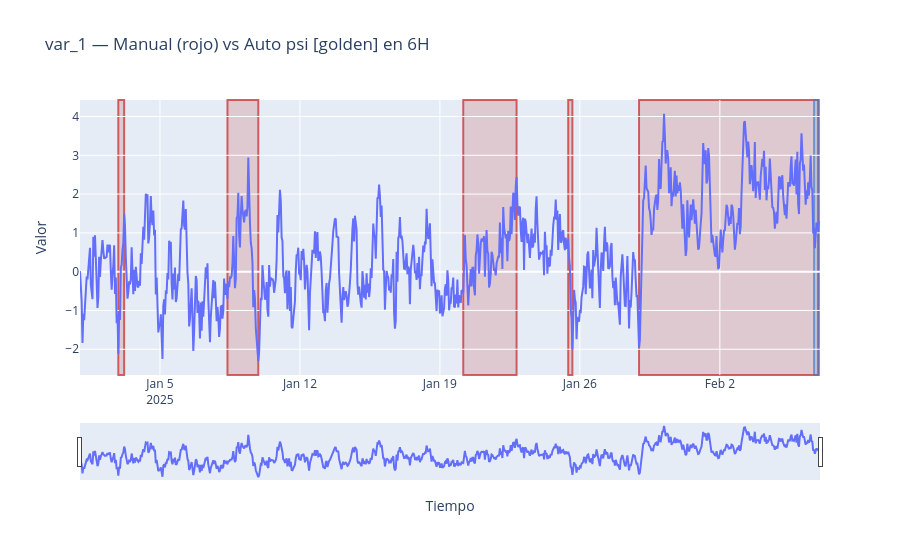
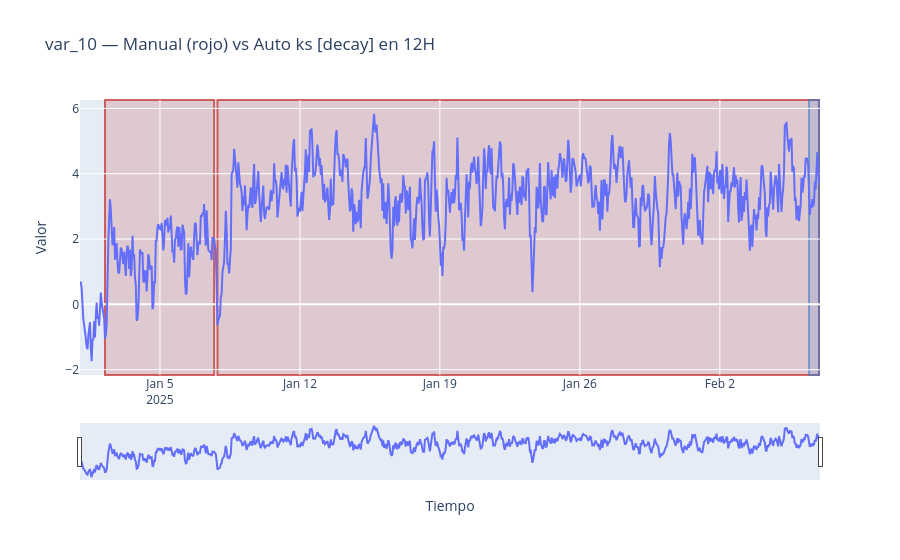

Here is the notebook cell these charts were saved with, in order:
### Code cell
def plot_window(var: str, strategy="golden", metric="psi", window="6H"):
    s = df[var]
    win_end = t_max
    win_start = win_end - pd.to_timedelta(window)

    # ¿Detectó auto?
    auto_on = False
    row = detailed_df[(detailed_df["variable"]==var) &
                      (detailed_df["strategy"]==strategy) &
                      (detailed_df["metric"]==metric) &
                      (detailed_df["window"]==window)]
    if not row.empty:
        auto_on = bool(row["auto_drift"].iloc[0])

    fig = go.Figure()
    fig.add_scatter(x=s.index, y=s.values, mode="lines", name=var)

    # Bandas manuales
    for _,r in intervals[intervals["column"]==var].iterrows():
        x0 = max(r["episode_start"], df.index.min())
        x1 = min(r["episode_end"],   df.index.max())
        if x1 > x0:
            fig.add_shape(type="rect", xref="x", yref="paper",
                          x0=x0, x1=x1, y0=0, y1=1,
                          fillcolor="rgba(200,60,60,0.20)", line=dict(color="rgba(200,60,60,0.8)"),
                          layer="below")

    # Banda auto (azul) en la ventana actual si detectó
    if auto_on:
        fig.add_shape(type="rect", xref="x", yref="paper",
                      x0=win_start, x1=win_end, y0=0, y1=1,
                      fillcolor="rgba(60,120,200,0.18)", line=dict(color="rgba(60,120,200,0.6)"),
                      layer="below")

    fig.update_layout(
        title=f"{var} — Manual (rojo) vs Auto {metric} [{strategy}] en {window}",
        xaxis=dict(title="Tiempo", rangeslider=dict(visible=True)),
        yaxis=dict(title="Valor")
    )
    fig.show()

# Ejemplos:
plot_window("var_1", strategy="golden", metric="psi", window="6H")
plot_window("var_10", strategy="decay",  metric="ks",  window="12H")

### Figure 1 — Plotly figure (JSON) as saved in the notebook; plotly's stock layout.template omitted (floating-point values rounded to 4 significant figures; data arrays with more than 128 entries replaced by an {"elided": "..."} marker saying what was removed)
{"data": [{"mode": "lines", "name": "var_1", "type": "scatter", "x": {"elided": "888 str values"}, "y": {"elided": "888 float values"}}], "layout": {"shapes": [{"fillcolor": "rgba(200,60,60,0.20)", "layer": "below", "line": {"color": "rgba(200,60,60,0.8)"}, "type": "rect", "x0": "2025-01-02T22:00:00", "x1": "2025-01-03T05:00:00", "xref": "x", "y0": 0, "y1": 1, "yref": "paper"}, {"fillcolor": "rgba(200,60,60,0.20)", "layer": "below", "line": {"color": "rgba(200,60,60,0.8)"}, "type": "rect", "x0": "2025-01-08T09:00:00", "x1": "2025-01-09T22:00:00", "xref": "x", "y0": 0, "y1": 1, "yref": "paper"}, {"fillcolor": "rgba(200,60,60,0.20)", "layer": "below", "line": {"color": "rgba(200,60,60,0.8)"}, "type": "rect", "x0": "2025-01-20T04:00:00", "x1": "2025-01-22T20:00:00", "xref": "x", "y0": 0, "y1": 1, "yref": "paper"}, {"fillcolor": "rgba(200,60,60,0.20)", "layer": "below", "line": {"color": "rgba(200,60,60,0.8)"}, "type": "rect", "x0": "2025-01-25T10:00:00", "x1": "2025-01-25T15:00:00", "xref": "x", "y0": 0, "y1": 1, "yref": "paper"}, {"fillcolor": "rgba(200,60,60,0.20)", "layer": "below", "line": {"color": "rgba(200,60,60,0.8)"}, "type": "rect", "x0": "2025-01-28T23:00:00", "x1": "2025-02-06T22:00:00", "xref": "x", "y0": 0, "y1": 1, "yref": "paper"}, {"fillcolor": "rgba(60,120,200,0.18)", "layer": "below", "line": {"color": "rgba(60,120,200,0.6)"}, "type": "rect", "x0": "2025-02-06T17:00:00", "x1": "2025-02-06T23:00:00", "xref": "x", "y0": 0, "y1": 1, "yref": "paper"}], "title": {"text": "var_1 — Manual (rojo) vs Auto psi [golden] en 6H"}, "xaxis": {"rangeslider": {"visible": true}, "title": {"text": "Tiempo"}}, "yaxis": {"title": {"text": "Valor"}}}}

### Figure 2 — Plotly figure (JSON) as saved in the notebook; plotly's stock layout.template omitted (floating-point values rounded to 4 significant figures; data arrays with more than 128 entries replaced by an {"elided": "..."} marker saying what was removed)
{"data": [{"mode": "lines", "name": "var_10", "type": "scatter", "x": {"elided": "888 str values"}, "y": {"elided": "888 float values"}}], "layout": {"shapes": [{"fillcolor": "rgba(200,60,60,0.20)", "layer": "below", "line": {"color": "rgba(200,60,60,0.8)"}, "type": "rect", "x0": "2025-01-02T06:00:00", "x1": "2025-01-07T17:00:00", "xref": "x", "y0": 0, "y1": 1, "yref": "paper"}, {"fillcolor": "rgba(200,60,60,0.20)", "layer": "below", "line": {"color": "rgba(200,60,60,0.8)"}, "type": "rect", "x0": "2025-01-07T21:00:00", "x1": "2025-02-06T23:00:00", "xref": "x", "y0": 0, "y1": 1, "yref": "paper"}, {"fillcolor": "rgba(60,120,200,0.18)", "layer": "below", "line": {"color": "rgba(60,120,200,0.6)"}, "type": "rect", "x0": "2025-02-06T11:00:00", "x1": "2025-02-06T23:00:00", "xref": "x", "y0": 0, "y1": 1, "yref": "paper"}], "title": {"text": "var_10 — Manual (rojo) vs Auto ks [decay] en 12H"}, "xaxis": {"rangeslider": {"visible": true}, "title": {"text": "Tiempo"}}, "yaxis": {"title": {"text": "Valor"}}}}
